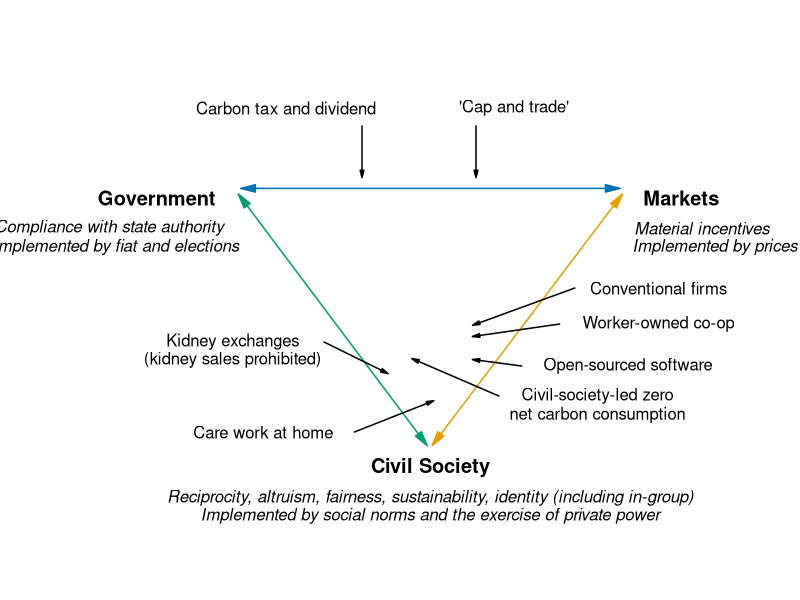

This figure's R source:
#' Graph Designer: Scott Cohn
#' Authors: Bowles and Halliday
#' Title: Coordination, Conflict and Competition: A Text in Microeconomics

library(shape)

pdf(file = "public_mechanism/govt_markt_civ_general.pdf", width = 9, height = 6)

#Set parameters for graphics
pointsize <- 1.8
axislabelsize <- 1.5
labelsize <- 1.0
namesize <- 1.2
annotatesize <- 1.5
graphlinewidth <- 2
segmentlinewidth <- 1.5

COL <- c("#7fc97f", "#beaed4", "#fdc086", "#ffff99", "#386cb0", "#f0027f", "#bf5b17", "#666666")
COLA <- c("#e0f3db", "#99d8c9","#66c2a4","#41ae76", "#238b45", "#005824")
COLB <- c("#c6dbef", "#4eb3d3", "#2b8cbe", "#0868ac","#084081")
COLC <- c("#fcfbfd", "#efedf5", "#dadaeb", "#bcbddc", "#9e9ac8", "#807dba", "#6a51a3", "#54278f", "#3f007d")
grays <- gray.colors(25, start = 1, end = 0, alpha = 1)
CBCols <- c("#009E73","#0072B2","#E69F00","#CC79A7", "#F0E442")

#Edited the margins to cater for the larger LHS labels
par(mar =  c(0, 1, 0, 1))


#Add limits on axes and levels of utility for each indifference curve
ylims <- c(0, 50)
xlims <- c(0, 50)

npts <- 501 
x <- seq(xlims[1], xlims[2], length.out = npts)
y <- seq(ylims[1], ylims[2], length.out = npts) 

plot(0, 0, xlim = xlims, ylim = ylims, type = "n",
     xlab = expression(paste("")),
     ylab = expression(paste("")), 
     xaxt = "n", 
     yaxt = "n", 
     cex.lab = axislabelsize, 
     bty = "n", 
     xaxs = "i", 
     yaxs = "i"
)


# Axes --------------------------------------------------------------------


# ticksy <- c(NA)
# ylabels <- c(NA)
# ticksx <- c(NA)
# xlabels <- c(NA)
# 
# axis(1,at = ticksx,  pos = 0, labels = xlabels, cex.axis = labelsize)
# axis(2,at = ticksy,  pos = 0, labels = ylabels, las = 1, cex.axis = labelsize)

npts <- 500 
xx1 <- seq(xlims[1], xlims[2], length.out = npts)

#Axis labels and draw linear utility function
# text(-0.2, 0.5*ylims[2], expression(paste("y axis")), xpd = TRUE, cex = axislabelsize, srt = 90) 
# text(0.5*xlims[2], -0.15, expression(paste("x axis")), xpd = TRUE, cex = axislabelsize) 

# Arrows ------------------------------------------------------------------

# points(12, 32.5, cex = 1.5, pch = 16)
# points(38, 32.5, cex = 1.5, pch = 16)
# points(25, 10, cex = 1.5, pch = 16)

# Top
Arrows(15, 34.3, 39, 34.3, code = 3, lty = 1, lwd = segmentlinewidth, arr.type = "triangle", arr.length = 0.3, col = CBCols[2])
# Left
Arrows(14.65, 33.35, 26.5, 13.35, code = 3, lty = 1, lwd = segmentlinewidth, arr.type = "triangle", arr.length = 0.3, col = CBCols[1])
# Right
Arrows(27.4, 13.35, 39.35, 33.35, code = 3, lty = 1, lwd = segmentlinewidth, arr.type = "triangle", arr.length = 0.3, col = CBCols[3])

# Text --------------------------------------------------------------------
text(9, 33.5, expression(bold("Government")), cex = namesize)
text(5.85, 31, expression(italic("Compliance with state authority")), cex = labelsize, xpd = TRUE)
text(6.3, 29.4, expression(italic("Implemented by fiat and elections")), cex = labelsize, xpd = TRUE)

text(43.5, 33.5, expression(bold("Markets")), cex = namesize)
text(44.85, 31, expression(italic("Material incentives")), cex = labelsize, xpd = TRUE)
text(45.7, 29.4, expression(italic("Implemented by prices")), cex = labelsize, xpd = TRUE)

text(27, 11, expression(bold("Civil Society")), cex = namesize)
text(27, 8.5, expression(italic("Reciprocity, altruism, fairness, sustainability, identity (including in-group)")), cex = labelsize, xpd = TRUE)
text(27, 7, expression(italic("Implemented by social norms and the exercise of private power")), cex = labelsize, xpd = TRUE)

# Annotations (CW) --------------------------------------------------------

# Top
text(0.35*xlims[2], 41, expression("Carbon tax and dividend"), cex = labelsize, xpd = TRUE)
Arrows(0.45*xlims[2], 35.5, 0.45*xlims[2], 39.5, code = 1, lty = 1, lwd = segmentlinewidth, arr.type = "triangle", arr.length = 0.15, col = "black")

text(0.65*xlims[2], 41, expression("'Cap and trade'"), cex = labelsize, xpd = TRUE)
Arrows(0.6*xlims[2], 35.5, 0.6*xlims[2], 39.5, code = 1, lty = 1, lwd = segmentlinewidth, arr.type = "triangle", arr.length = 0.15, col = "black")

# Right
#text(41, 25, expression("Relationships within"), cex = labelsize, xpd = TRUE)
text(42, 26, expression("Conventional firms"), cex = labelsize, xpd = TRUE)
Arrows(30, 23, 36.5, 26, code = 1, lty = 1, lwd = segmentlinewidth, arr.type = "triangle", arr.length = 0.15, col = "black")

text(42, 23, expression("Worker-owned co-op"), cex = labelsize, xpd = TRUE)
Arrows(30, 22, 35.5, 23, code = 1, lty = 1, lwd = segmentlinewidth, arr.type = "triangle", arr.length = 0.15, col = "black")

text(40, 19.5, expression("Open-sourced software"), cex = labelsize, xpd = TRUE)
Arrows(30, 20, 33, 19.5, code = 1, lty = 1, lwd = segmentlinewidth, arr.type = "triangle", arr.length = 0.15, col = "black")

text(38, 17, expression("Civil-society-led zero"), cex = labelsize, xpd = TRUE)
text(38, 15.4, expression("net carbon consumption"), cex = labelsize, xpd = TRUE)
Arrows(26, 20, 31.5, 17, code = 1, lty = 1, lwd = segmentlinewidth, arr.type = "triangle", arr.length = 0.15, col = "black")

# text(36, 13, expression("German healthcare system"), cex = labelsize, xpd = TRUE)
# Arrows(22, 25, 28, 13, code = 1, lty = 1, lwd = graphlinewidth, arr.type = "triangle", arr.length = 0.2, col = "black")

# Left

text(16, 14, expression("Care work at home"), cex = labelsize, xpd = TRUE)
Arrows(27, 16.5, 22, 14, code = 1, lty = 1, lwd = segmentlinewidth, arr.type = "triangle", arr.length = 0.15, col = "black")

text(14, 21.5, expression("Kidney exchanges"), cex = labelsize, xpd = TRUE)
text(14, 20, expression("(kidney sales prohibited)"), cex = labelsize, xpd = TRUE)
Arrows(24, 19, 20, 21.5, code = 1, lty = 1, lwd = segmentlinewidth, arr.type = "triangle", arr.length = 0.15, col = "black")

# text(8, 22, expression("NHS call for volunteers"), cex = labelsize, xpd = TRUE)
# Arrows(17.5, 22, 15, 22, code = 1, lty = 1, lwd = graphlinewidth, arr.type = "triangle", arr.length = 0.2, col = "black")


dev.off()
